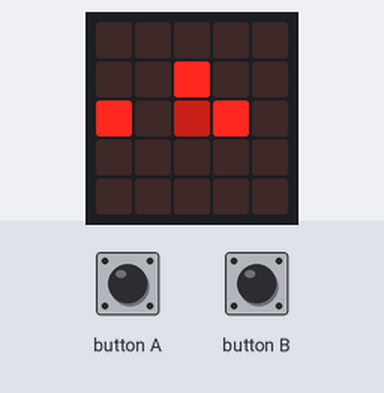
This program was run on a simulated BBC micro:bit (MakeCode). Parts: the board's 5×5 LED display. The inputs (shaded band) are chosen by the test bench.

Above: at 1.2 s.
1.3 s: button A pressed for 0.15 s
At 2.1 s:
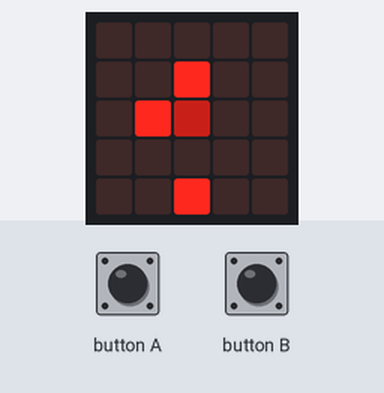
2.9 s: button A pressed for 0.15 s
At 4.0 s:
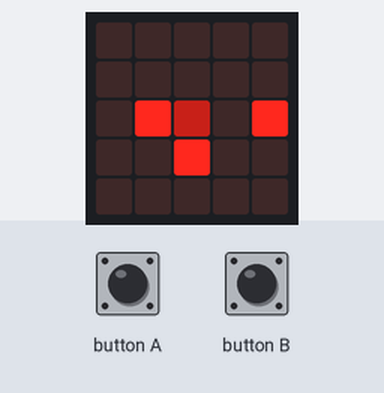
4.5 s: button A pressed for 0.15 s
At 5.4 s:
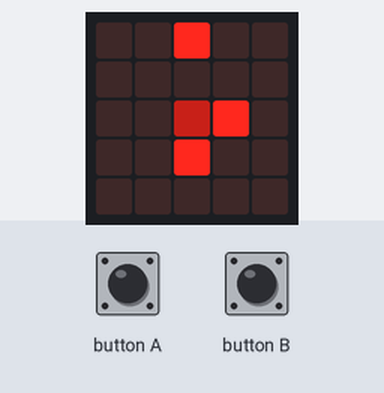
6.1 s: button B pressed for 0.15 s
At 6.9 s:
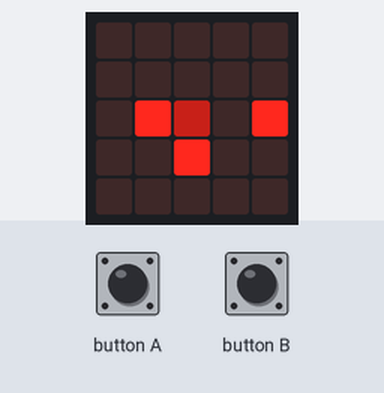
Timing chart, 0 to 8.7 s (numbered marks = the images above; inputs shaded):
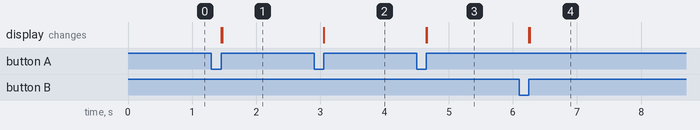

The program:

main.ts
```typescript
let stred = [2, 2]
let A = [2, 1]
let B = [0, 2]
let C = [3, 2]
let x = A
let counter = 0
basic.forever(function on_forever() {
    led.plotBrightness(stred[0], stred[1], 100)
    led.plot(A[0], A[1])
    led.plot(B[0], B[1])
    led.plot(C[0], C[1])
})
input.onButtonPressed(Button.B, function on_button_pressed_b() {
    otaceni(0)
})
function otaceni(y: number) {

    basic.clearScreen()
    while (counter != 3) {
        counter += 1
        x.reverse()
        if (x[y] == 0) {
            x[y] = 4
        } else if (x[y] == 4) {
            x[y] = 0
        } else if (x[y] == 3) {
            x[y] = 1
        } else if (x[y] == 1) {
            x[y] = 3
        }

        if (counter == 1) {
            x = B
        }

        if (counter == 2) {
            x = C
        }

    }
    counter = 0
    x = A
}

// B.reverse()
// C.reverse()
input.onButtonPressed(Button.A, function on_button_pressed_a() {
    otaceni(1)
})
```

test.ts
```typescript
// Tady jsou testy. Při použití tohoto balíčku jako rozšíření nebude zkompilováno.
```

Measured:
- after the input at 1.3 s, the display: first changes after 0.15 s (image 1 shows a later state)
- after the input at 2.9 s, the display: first changes after 0.15 s (image 2 shows a later state)
- after the input at 4.5 s, the display: first changes after 0.15 s (image 3 shows a later state)
- after the input at 6.1 s, the display: first changes after 0.15 s (image 4 shows a later state)
